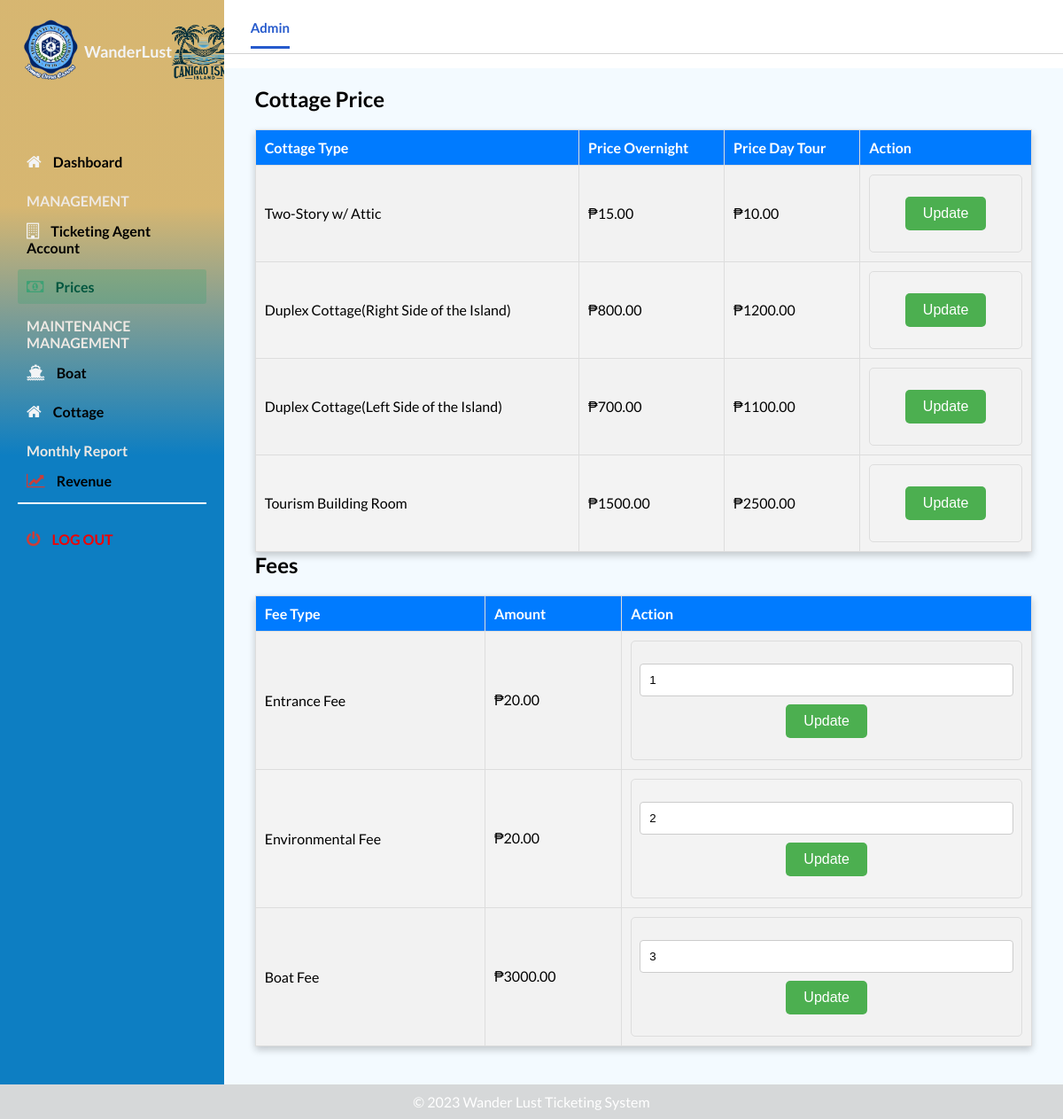
The app's page /prices.php with its own data.
### tables this page shows
CREATE TABLE `cottages` (
  `id` int(11) NOT NULL,
  `price_overnight` decimal(10,2) NOT NULL,
  `price_day_tour` decimal(10,2) NOT NULL,
  `cottage_type` enum('Two-Story w/ Attic','Duplex Cottage(Right Side of  the Island)','Duplex Cottage(Left Side of  the Island)','Tourism Building Room') DEFAULT NULL
);

CREATE TABLE `fee` (
  `id` int(11) NOT NULL,
  `fee_type` enum('Entrance Fee','Environmental Fee','Boat Fee') DEFAULT NULL,
  `amount` decimal(10,2) NOT NULL
);

### prices.php (the view, shortened to what this page needs)
<!DOCTYPE html>
<html lang="en">
<head>
    <link rel="stylesheet" href="https://stackpath.bootstrapcdn.com/font-awesome/4.7.0/css/font-awesome.min.css">
    <link rel="stylesheet" href="auseranangement.css">
    <link rel="stylesheet" href="canigs.css">
</head>
<body id="body">
    <div class="container">
      <nav class="navbar navbar-expand-lg navbar-light bg-light">
        <div class="navbar__left">
          <a class="navbar-brand active_link" href="#">Admin</a>
        </div>
      </nav>
        <main style="background-color: #f3faff";>
        <div class="main__container">
          <div class="charts">
 <h2>Cottage Price</h2>
 <?php
include 'connection.php';
$sql = "SELECT id, price_overnight, price_day_tour, cottage_type FROM cottages";
$result = $conn->query($sql);
if ($result->num_rows > 0) {
    echo "<table>";
    echo "<tr>
    <th>Cottage Type</th>
        <th>Price Overnight</th>
        <th>Price Day Tour</th>
        <th>Action</th>
    </tr>";
    while ($row = $result->fetch_assoc()) {
        echo "<tr>
            <td>{$row['cottage_type']}</td>
            <td>₱{$row['price_overnight']}</td>
            <td>₱{$row['price_day_tour']}</td>
            <td>
                <form method='post'>
                    <input type='hidden' name='item_id' value='{$row['id']}'>
                    <button class='update-button' type='button' onclick='openUpdateModal({$row['id']}, {$row['price_overnight']}, {$row['price_day_tour']})'>Update</button>
                </form>
            </td>
        </tr>";
    }
    echo "</table>";
} else {
    echo "No items found in the database.";
}
?>
 <h2>Fees</h2>
<?php
include 'connection.php';
$sql = "SELECT id, fee_type, amount FROM fee";
$result = $conn->query($sql);
if ($result->num_rows > 0) {
    echo "<table>";
    echo "<tr>
        <th>Fee Type</th>
        <th>Amount</th>
        <th>Action</th>
    </tr>";
    while ($row = $result->fetch_assoc()) {
        $amount = $row['amount'] == 0 ? 'N/A' : '₱' . $row['amount'];
        echo "<tr>
            <td>{$row['fee_type']}</td>
            <td>{$amount}</td>
            <td>
                <form method='post'>
                    <input type='type' name='fee_id' value='{$row['id']}'>
                    <button class='update-button' type='button' onclick='openUpdateFeeModal({$row['id']}, {$row['amount']})'>Update</button>
                </form>
            </td>
        </tr>";
    }
    echo "</table>";
} else {
    echo "No items found in the database.";
}
?>
            </div>
        </main>
  <div id="sidebar">
        <div class="sidebar__title">
          <div class="sidebar__img">
            <img src="img/slsuto.png" alt="logo" />
            <h1>WanderLust</h1>
            <img src="img/canigs.png" alt="logo" />
          </div>
        </div>
        <br><br>
        <div class="sidebar__menu">
          <div class="sidebar__link  ">
            <i class="fa fa-home "></i>
            <a href="adminindex.php">Dashboard</a>
          </div>
          <h2>MANAGEMENT</h2>
          <div class="sidebar__link  ">
            <i class="fa fa-building-o "></i>
            <a href="ausermanagement.php">Ticketing Agent Account</a>
          </div>
          <div class="sidebar__link active_menu_link">
            <i class="fa fa-money "></i>
             <a href="prices.php">Prices</a>
          </div>
          <h2>MAINTENANCE MANAGEMENT</h2>
          <div class="sidebar__link">
            <i class="fa fa-ship "></i>
            <a href="#">Boat</a>
          </div>
          <div class="sidebar__link">
            <i class="fa fa-home"></i>
            <a href="#">Cottage</a>
          </div>
          <h2>Monthly Report</h2>
          <div class="sidebar__link">
            <i class="fa fa-line-chart fa-2x text-red"></i>
            <a href="#">Revenue</a>
          </div>
          <hr>
          <div class="sidebar__logout">
            <i class="fa fa-power-off fa-2x text-red"></i>
            <a href="#">Log out</a>
          </div>
          <div class="sidebar__link">
          </div>
          <div class="sidebar__link">
          </div>
        </div>
      </div>
    </div>
<footer>
    <p>&copy; 2023 Wander Lust Ticketing System</p>
</footer>
</body>
</html>

### auseranangement.css (style rules this page uses)
* { margin: 0; padding: 0; }
body { box-sizing: border-box; font-family: "Lato", sans-serif; }
.text-red { color: #cc3d38; }
.container { display: grid; height: 100vh; grid-template-columns: 0.8fr 1fr 1fr 1fr; grid-template-rows: 0.2fr 3fr; grid-template-areas: "sidebar nav nav nav" "sidebar main main main"; }
.navbar { background: #ffffff; grid-area: nav; height: 60px; display: flex; align-items: center; justify-content: space-between; padding: 0 30px 0 30px; border-bottom: 1px solid lightgray; }
.navbar__left > a { margin-right: 30px; text-decoration: none; color: #a5aaad; font-size: 15px; font-weight: 700; }
.navbar__left .active_link { color: #265acc; border-bottom: 3px solid #265acc; padding-bottom: 12px; }
main { background: #f3f4f6; grid-area: main; overflow-y: auto; }
.main__container { padding: 20px 35px; }
table { width: 100%; border-collapse: collapse; margin-top: 20px; background-color: #f3f3f3; box-shadow: 0 4px 8px 0 rgba(0, 0, 0, 0.2); }
th, td { padding: 10px; text-align: left; }
th { background-color: #3ea175; color: #fff; }
tr:nth-child(even) { background-color: #f2f2f2; }
#sidebar { background: rgb(13,126,194); background: linear-gradient(0deg, rgba(13,126,194,1) 58%, rgba(208,170,89,0.8548669467787114) 81%); grid-area: sidebar; overflow-y: auto; padding: 20px; -webkit-transition: all 0.5s; transition: all 0.5s; }
.sidebar__title { display: flex; justify-content: space-between; align-items: center; color: #f3f4f6; margin-bottom: 30px; }
.sidebar__img { display: flex; align-items: center; }
.sidebar__title > div > img { width: 75px; object-fit: contain; }
.sidebar__title > div > h1 { font-size: 18px; display: inline; }
.sidebar__menu > h2 { color: #eee9e4; font-size: 16px; margin-top: 15px; margin-bottom: 5px; padding: 0 10px; font-weight: 700; }
.sidebar__link { color: #f3f4f6; padding: 10px; border-radius: 3px; margin-bottom: 5px; }
.active_menu_link { background: rgba(62, 161, 117, 0.3); color: #3ea175; }
.active_menu_link a { color: #00563F !important; }
.sidebar__link > a { text-decoration: none; color: black; font-weight: 700; }
.sidebar__link > i { margin-right: 10px; font-size: 18px; }
.sidebar__logout { margin-top: 20px; padding: 10px; color: #f20000; }
.sidebar__logout > a { text-decoration: none; color: #f20000; font-weight: 700; text-transform: uppercase; }
.sidebar__logout > i { margin-right: 10px; font-size: 18px; }

### canigs.css (style rules this page uses)
hr { height: 2px; background-color: white; border: none; }
footer { background-color: #d6d8d9; color: #ffffff; text-align: center; padding: 10px; }
form { max-width: 800px; margin: 0 auto; padding: 20px; border: 1px solid #ddd; border-radius: 5px; display: flex; justify-content: space-between; }
input, select { padding: 10px; border: 1px solid #ccc; border-radius: 4px; margin-bottom: 20px; width: 100%; }

### prices.php (style rules this page uses)
table { width: 100%; border-collapse: collapse; margin-top: 20px; }
th, td { padding: 10px; border: 1px solid #ddd; text-align: left; }
th { background-color: #007bff; color: #fff; }
tr:nth-child(even) { background-color: #f2f2f2; }
.update-button { background-color: #4CAF50; color: white; border: none; padding: 10px 20px; text-align: center; text-decoration: none; display: inline-block; font-size: 16px; margin: 4px 2px; cursor: pointer; border-radius: 5px; }
form { display: flex; flex-direction: column; align-items: center; }
label, input, button { margin: 5px; }

### records on screen
cottages: cottage_type "Two-Story w/ Attic", price_overnight "15.00", price_day_tour "10.00"
cottages: cottage_type "Duplex Cottage(Right Side of the Island)", price_overnight "800.00", price_day_tour "1200.00"
cottages: cottage_type "Duplex Cottage(Left Side of the Island)", price_overnight "700.00", price_day_tour "1100.00"
cottages: cottage_type "Tourism Building Room", price_overnight "1500.00", price_day_tour "2500.00"
fee: fee_type "Entrance Fee", amount "₱20.00", fee_id "1"
fee: fee_type "Environmental Fee", amount "₱20.00", fee_id "2"
fee: fee_type "Boat Fee", amount "₱3000.00", fee_id "3"
